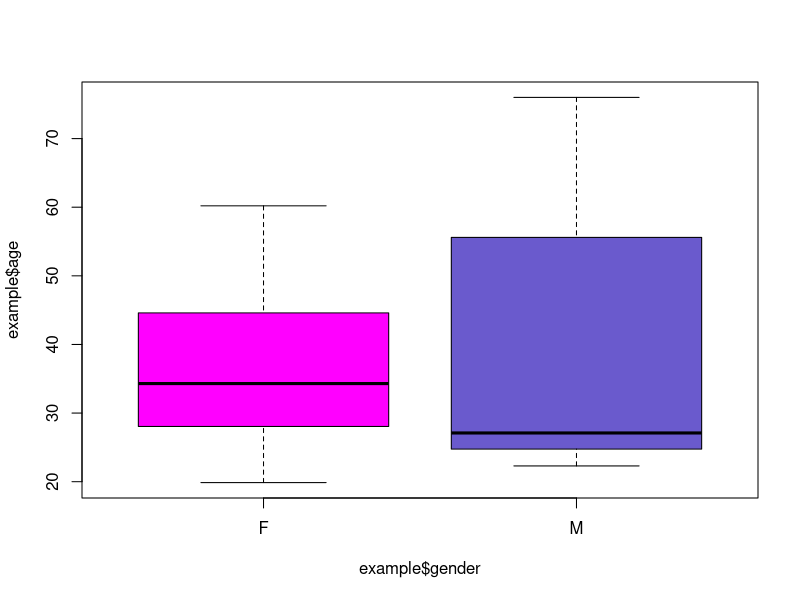

Write R code to recreate this figure.
# Set your working directory before openning R

# There are packages that are not installed in the cluster. The following line gives an error
# library(Hmisc)

# CHANGE THIS
# And we are not able to install packages in the cluster.The following line gives an error
# install.packages("Hmisc")

# But we can load packages that are already installed in the cluster. For instance
library(foreign)

#----------------------------------------------------------------#
#      2. EASY SCRIT TO RUN LINE BY LINE (or by pieces)          #
#----------------------------------------------------------------#

# Let's set a folder to save the results. The second line creates the folder if it doesn't exist in the working directory yet.
folder.output <- "output_example1"
if( !file.exists( folder.output ) ) { dir.create( file.path( folder.output ) ) }


# Notes: you can copy and paste each line (line by line) in the Terminal, or copy and paste a group of lines together.

# Create some vectors with 20 observations 
id <- seq(1, 20)
gender <- c("F", "M", "M", "M", "F", "F", "F", "F", "M", "F", "M", "F", "M", "F", "M", "F", "M", "F", "F", "F")
age <- c(60.20, 24.00, 22.30, 64.20, 47.10, 25.50, 24.60, 32.00, 27.90, 19.87, 25.50, 30.60, 26.31, 31.47, 76.00, 55.40, 47.00, 42.10, 37.90, 36.60)
education <- c(10, 11, 8, 12, 12, 13, 14, 10, 11, 12, 10, 12, 8, 7, 10, 8, 10, 10, 10, 11)
bmi <- c(26.14, 21.11, 23.68, 29.41, 30.12, 26.25, 24.82, 33.95, 35.11, 36.48, 35.01, 32.83, 47.22, 36.16, 38.42, 33.28, 39.57, 37.11, 33.71, 32.89)
test <- c(1, 0, 1, 1, 1, 0, 0, 0, 0, 0, 0, 0, 0, 1, 0, 0, 1, 0, 0, 0)

# Put the variables in a data frame
example <- data.frame(id, gender, age, education, bmi, test)

# Table with the mean, sd and coefficient of variation of the continuous variables
table <- character()
for(var in c("age", "education", "bmi")){
  
  mean <- round(mean(example[, var], na.rm=T),2)
  sd <- round(sd(example[, var], na.rm=T),2)
  cv <- round(sd/mean, 2)
  result <- c(var, mean, sd, cv)
  
  table <- rbind(table, result)
  
}

table <- as.data.frame(table, row.names = F)
names(table) <- c("Variable", "Mean", "SD", "Coefficient of Variation")
write.csv(table, file = paste0(folder.output, "/Table1.Some descriptive variables.csv"), row.names = F)


# We can run simple linear models
fit <- lm(bmi ~ gender + age + education, data = example)
summary(fit)

# And also general linear models c
fit <- glm( test ~ gender + age + education + bmi, data = example, family = quasibinomial(link="logit"))
summary(fit)

# Can we do plot in R in the cluster? Sure! But I think it works only if we save it in to a file
pdf(file=paste0( folder.output , "/Boxplot of age by gender.pdf"))
boxplot(example$age ~ example$gender, col = c("magenta", "slateblue"))
dev.off()
